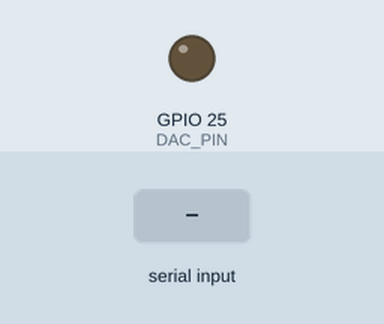
The sketch below on a simulated ESP32. Shown: output pins drawn as LEDs (lit = HIGH). The test bench sets the inputs (shaded band). What the sketch prints to the serial monitor is not drawn.

Above: at 0.51 s.
Timing chart, 0 to 0.5 s (numbered marks = the images above; inputs shaded):
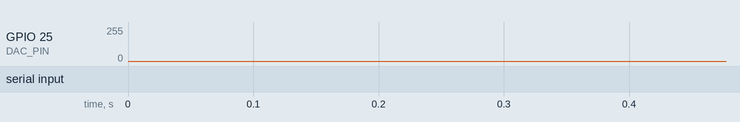

The sketch:

singen.ino
```cpp
/**
 * @file esp32_dac_sine_generator_fixed_v5.ino
 * @brief ESP32 Sine Wave Generator using DAC and Timer Interrupts (API Fixed v5 - Adjusted timerBegin signature)
 * @details Generates a sine wave on a DAC pin (GPIO25 or GPIO26)
 * with controllable frequency. The output is biased around VCC/2
 * (approx 1.65V) with a 1V peak-to-peak amplitude.
 * An external AC coupling capacitor is REQUIRED to shift the output
 * to +/- 0.5V centered around 0V.
 * Uses timerBegin(frequency), 2-argument timerAttachInterrupt, 4-argument timerAlarm.
 *
 * Hardware:
 * - ESP32 development board
 * - Connect DAC_PIN (GPIO25 or GPIO26) through a capacitor (e.g., 1uF - 10uF)
 * to the input of the circuit you want to test (e.g., LM2907 TACH+ pin).
 * - Connect ESP32 GND to the test circuit's GND.
 *
 * Control:
 * - Open Serial Monitor (baud rate 115200).
 * - Type a frequency in Hz (e.g., "100", "500") and press Enter to set the output frequency.
 */

#include <Arduino.h>
#include <math.h>

// --- Configuration ---
#define DAC_PIN 25       // Use GPIO25 for DAC output (DAC_CHANNEL_1)
// #define DAC_PIN 26    // Or use GPIO26 for DAC output (DAC_CHANNEL_2)

const int LUT_SIZE = 256; // Number of points in the sine wave lookup table (power of 2 is good)
const float V_REF = 3.3;  // Approximate DAC reference voltage for ESP32
const float V_OUT_PEAK_TO_PEAK = 1.0; // Desired Peak-to-Peak output voltage (for +/- 0.5V)
const float V_OUT_OFFSET = V_REF / 2.0; // Center the output at VCC/2 (approx 1.65V)

// --- Global Variables ---
byte sineLUT[LUT_SIZE];          // Lookup table for sine wave DAC values (0-255)
volatile int lutIndex = 0;       // Current index in the LUT (volatile for ISR access)
hw_timer_t *timer = NULL;        // Hardware timer object
volatile float targetFrequency = 100.0; // Initial target frequency in Hz
volatile uint64_t updatePeriodMicros = 0; // Timer alarm period in microseconds
volatile bool updateFrequency = false;  // Flag to signal frequency update needed

// --- Interrupt Service Routine (ISR) ---
void IRAM_ATTR onTimer() {
  dacWrite(DAC_PIN, sineLUT[lutIndex]);
  lutIndex++;
  if (lutIndex >= LUT_SIZE) {
    lutIndex = 0;
  }
}
// check this rule
// --- Helper Function: Generate Sine Lookup Table ---
void generateSineLUT() {
  int offset_dac = round((V_OUT_OFFSET / V_REF) * 255.0);
  int amplitude_dac = round(((V_OUT_PEAK_TO_PEAK / 2.0) / V_REF) * 255.0);
  Serial.printf("Generating LUT: Offset=%d, Amplitude=%d\n", offset_dac, amplitude_dac);
  for (int i = 0; i < LUT_SIZE; i++) {
    float sine_value = sin(2.0 * PI * (float)i / (float)LUT_SIZE);
    int dac_value = offset_dac + round(amplitude_dac * sine_value);
    if (dac_value < 0) dac_value = 0;
    else if (dac_value > 255) dac_value = 255;
    sineLUT[i] = (byte)dac_value;
  }
  Serial.println("LUT generation complete.");
}

// --- Helper Function: Calculate Timer Period ---
// Assumes timer clock is 1MHz (set via timerBegin(1000000))
uint64_t calculateUpdatePeriod(float freq) {
  if (freq <= 0 || LUT_SIZE <= 0) {
    return 0;
  }
  // Period (microseconds) = 1,000,000 / (freq * LUT_SIZE)
  uint64_t period = (uint64_t)(1000000.0 / (freq * (float)LUT_SIZE));
  return (period > 0) ? period : 1; // Return 1us minimum
}

// --- Setup Function ---
void setup() {
  Serial.begin(115200);
  Serial.println("\nESP32 DAC Sine Wave Generator (API Fixed v5)");
  Serial.printf("Output on GPIO %d\n", DAC_PIN);
  Serial.println("Enter target frequency (Hz) in Serial Monitor.");

  generateSineLUT();

  // Configure Timer
  // SỬA LỖI: Gọi timerBegin với 1 tham số là tần số clock mong muốn cho timer (1MHz = 1,000,000 Hz)
  // Theo đúng khai báo mà trình biên dịch báo lỗi: hw_timer_t *timerBegin(uint32_t frequency);
  // Hàm này có thể sẽ tự động chọn timer và tính prescaler (giả định là 80 từ 80MHz APB)
  timer = timerBegin(1000000); // <--- THAY ĐỔI CHÍNH Ở ĐÂY
  if (!timer) {
    Serial.println("Failed to initialize timer handle!");
    while(1);
  }

  // Attach the ISR function (Dùng 2 tham số)
  timerAttachInterrupt(timer, &onTimer);

  // Calculate initial timer period
  updatePeriodMicros = calculateUpdatePeriod(targetFrequency);
  if (updatePeriodMicros > 0) {
    Serial.printf("Setting initial frequency: %.2f Hz, Update Period: %llu us\n", targetFrequency, updatePeriodMicros);
    // Set the timer alarm period, enable auto-reload, set initial count = 0
    // Dùng timerAlarm với 4 tham số
    timerAlarm(timer, updatePeriodMicros, true, 0);
  } else {
     Serial.println("Initial frequency is zero or invalid. Timer interrupt not attached initially.");
     timerDetachInterrupt(timer);
  }
}

// --- Loop Function ---
void loop() {
  if (Serial.available() > 0) {
    String input = Serial.readStringUntil('\n');
    input.trim();
    float newFreq = input.toFloat();

    if (newFreq >= 0) {
      targetFrequency = newFreq;
      updateFrequency = true;
      Serial.printf("Received new frequency: %.2f Hz\n", targetFrequency);
    } else {
      Serial.println("Invalid frequency entered.");
    }
  }

  if (updateFrequency) {
    timerDetachInterrupt(timer); // Detach ISR safely

    updatePeriodMicros = calculateUpdatePeriod(targetFrequency);

    if (updatePeriodMicros > 0) {
       Serial.printf("Updating timer period to: %llu us\n", updatePeriodMicros);
       // Dùng timerAlarm với 4 tham số
       timerAlarm(timer, updatePeriodMicros, true, 0);
       // Re-attach the interrupt only if the timer should be running
       timerAttachInterrupt(timer, &onTimer);
    } else {
      Serial.println("Frequency set to zero or invalid. Timer interrupt detached.");
      dacWrite(DAC_PIN, round((V_OUT_OFFSET / V_REF) * 255.0));
    }
    updateFrequency = false;
  }

  delay(100);
}
```
